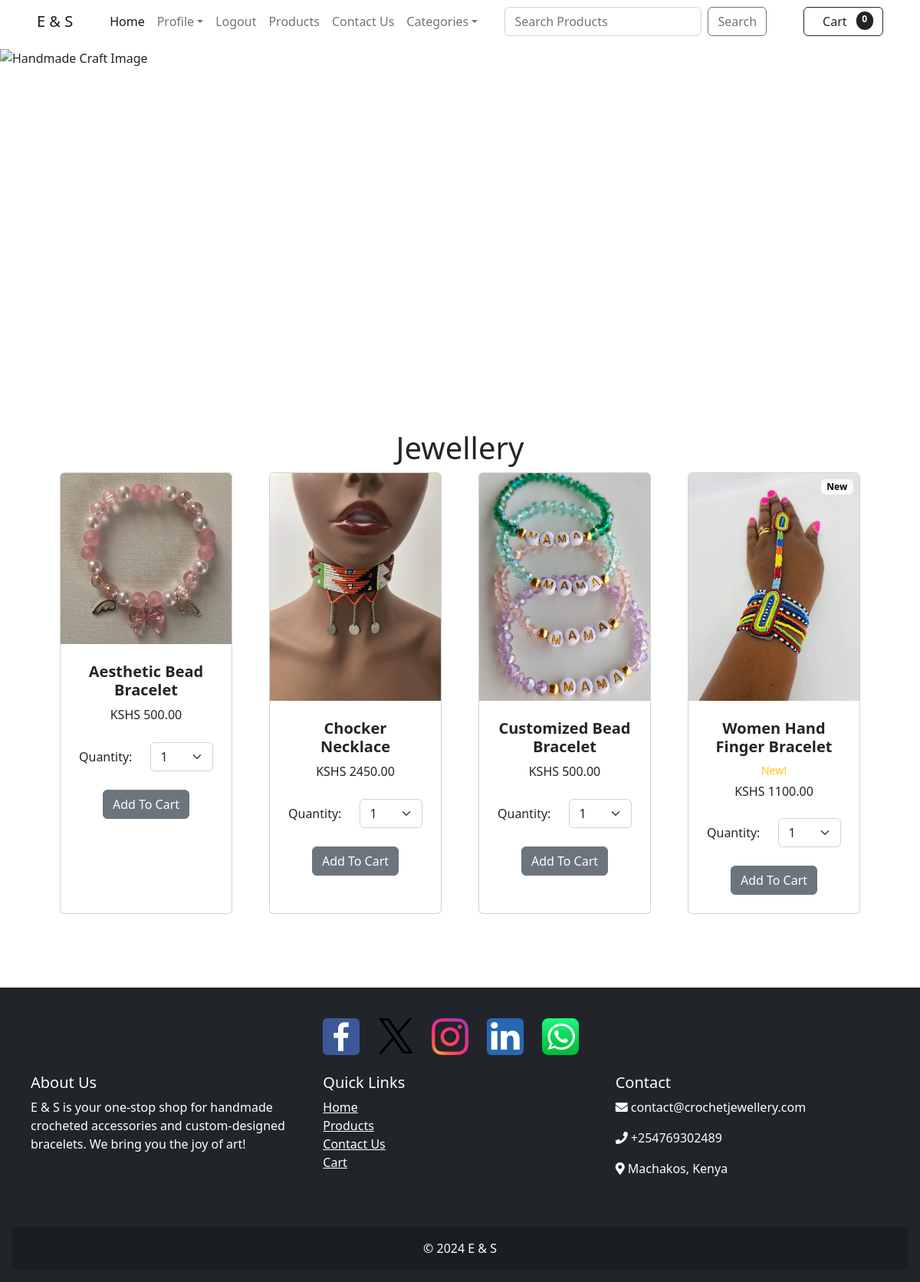
Screenshot of /category/Jewellery (signed in) with the database file from the repository.
### my_app/models.py (models this page shows, shortened)
class Category(models.Model):
    name = models.CharField(max_length=50)
    description = models.TextField()
    def __str__(self):
        return self.name
    class Meta:
        db_table = 'category'
        verbose_name_plural = 'Categories'

class Product(models.Model):
    name = models.CharField(max_length=50)
    description = models.CharField(max_length=250, default="", blank=True, null=True)
    price = models.DecimalField(default=0, max_digits=10, decimal_places=2)
    image = models.ImageField(upload_to='products/images/')
    category = models.ForeignKey(Category, related_name='products', on_delete=models.CASCADE)
    created_at = models.DateTimeField(auto_now_add=True)
    updated_at = models.DateTimeField(auto_now=True)
    is_new = models.BooleanField(default=False)
    class Meta:
        ordering = ['category']
        db_table = 'product'
        verbose_name_plural = 'Products'

### my_app/views.py (the view)
# urls.py: path('category/<str:foo>', views.category, name='category'),
def category(request, foo):
    foo = foo.replace('-', '')
    try:
        category = Category.objects.get(name=foo)
        products = Product.objects.filter(category=category)
        return render(request, "category.html", {'category': category, 'products': products})
    except:
        messages.error(request, 'Please enter a valid category.')
        return redirect('home')

### cart/cart.py (called while the page is built)
    def __len__(self):
        return len(self.cart)

### cart/context_processors.py (called while the page is built)
def cart(request):
    return {'cart': Cart(request)}

### templates/category.html (shortened to what this page needs)
{% extends 'master.html' %}
{% load static %}
{% block extra_css %}
    <link rel="stylesheet" href="{% static 'css/about.css' %}">
{% endblock %}
{% block content %}
    {% include 'header.html' %}
    <section class="py-5">
        <div class="container px-4 px-lg-5 mt-5">
            <h1 class="text-center">{{ category }}</h1>
            <div class="row gx-4 gx-lg-5 row-cols-2 row-cols-md-3 row-cols-xl-4 justify-content-center">
                {% for product in products %}
                    {% if product.is_new %}
                        <div class="col mb-5">
                            <div class="card h-100">
                                <div class="badge bg-light text-black position-absolute"
                                     style="top: 0.5rem; right: 0.5rem;">New
                                </div>
                                <img class="card-img-top" src="{{ product.image.url }}" alt="{{ product.name }}"/>
                                <div class="card-body p-4">
                                    <div class="text-center">
                                        <h5 class="fw-bolder">{{ product.name }}</h5>
                                        <div class="d-flex justify-content-center small text-warning mb-2">
                                            &nbsp;&nbsp;New!&nbsp;&nbsp;
                                        </div>
                                        <h6>KSHS {{ product.price }}</h6>
                                        <div class="d-flex gap-4 justify-content-between align-items-center mb-4 mt-4">
                                            <label for="qty-cart">Quantity:</label>
                                            <select class="form-select" id="qty-cart">
                                                <option value="1" selected>1</option>
                                            </select>
                                        </div>
                                        <button type="button" value="{{ product.id }}"
                                                class="btn btn-secondary add-cart"
                                                id="add-cart">
                                            Add To Cart
                                        </button>
                                    </div>
                                </div>
                            </div>
                        </div>
                    {% else %}
                        <div class="col mb-5">
                            <div class="card h-100">
                                <img class="card-img-top" src="{{ product.image.url }}" alt="{{ product.name }}"/>
                                <div class="card-body p-4">
                                    <div class="text-center">
                                        <h5 class="fw-bolder">{{ product.name }}</h5>
                                        KSHS {{ product.price }}
                                        <div class="d-flex gap-4 justify-content-between align-items-center mb-4 mt-4">
                                            <label for="qty-cart">Quantity:</label>
                                            <select class="form-select" id="qty-cart">
                                                <option value="1" selected>1</option>
                                            </select>
                                        </div>
                                        <button type="button" value="{{ product.id }}"
                                                class="btn btn-secondary add-cart"
                                                id="add-cart">
                                            Add To Cart
                                        </button>
                                    </div>
                                </div>
                            </div>
                        </div>
                    {% endif %}
                {% endfor %}
            </div>
        </div>
    </section>
{% endblock %}

### rows the page displays
Category: name "Jewellery"
Product: image (picture), name "Aesthetic Bead Bracelet", price "500.00"
Product: image (picture), name "Chocker Necklace", price "2450.00", {{ product.id }} 4 (drawn)
Product: image (picture), name "Customized Bead Bracelet", price "500.00", {{ product.id }} 11 (drawn)
Product: image (picture), name "Women Hand Finger Bracelet", price "1100.00", {{ product.id }} 17 (drawn)

### other values shown
{{ cart|length }} "0"
